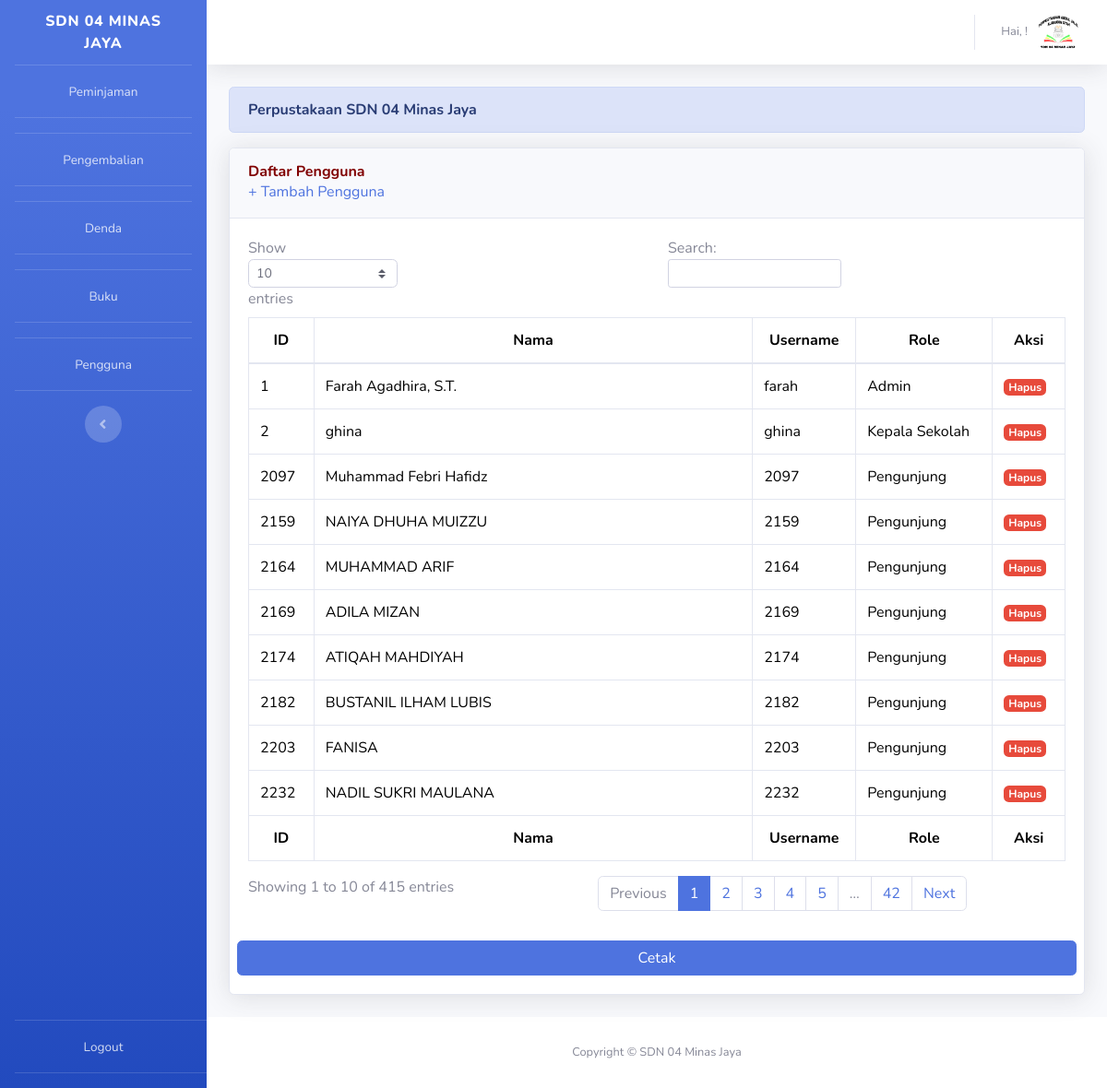
Screenshot of /index.php/admin/pengguna with the database file from the repository.
### tables this page shows
CREATE TABLE `pengguna` (
  `id_pengguna` int(11) NOT NULL,
  `nama` varchar(255) NOT NULL,
  `username` varchar(50) NOT NULL,
  `password` varchar(50) NOT NULL,
  `tipe_user` int(1) NOT NULL,
  `id_kelas` varchar(5) NOT NULL
);

### application/controllers/Admin.php (called while the page is built, shortened)
<?php
class Admin extends CI_Controller
{
	public function pengguna()
	{
		$pengguna = $this->db->query("SELECT * FROM pengguna")->result();
		$daftar_pengguna = json_decode(json_encode($pengguna), True);
		$data['pengguna'] = $daftar_pengguna;
		$this->load->view('template/header');
		$this->load->view('admin/tabel_pengguna', $data);
		$this->load->view('template/footer');
	}
}

### index.php (called while the page is built, shortened)
<?php
require_once BASEPATH.'core/CodeIgniter.php';

### application/views/admin/tabel_pengguna.php (the view)
  <div class="container-fluid">
<div class="alert alert-primary" role="alert" small-text>
<strong>Perpustakaan SDN 04 Minas Jaya</strong>
</div>
<div class="card shadow mb-4">
  <div class="card-header py-3">
	<h6 style="color: maroon;" class="m-0 font-weight-bold">Daftar Pengguna</h6><a href="<?= base_url('admin/tambahpengguna'); ?>">+ Tambah Pengguna</a>
  </div>
  <div class="card-body">
	<div class="table-responsive">
	  <table class="table table-bordered" style="color: black;" id="dataTable" width="100%" cellspacing="0">
	  	<thead>
		  <tr>
			<th class="text-center">ID</th>
			<th class="text-center">Nama</th>
			<th class="text-center">Username</th>
			<th class="text-center">Role</th>
			<th class="text-center">Aksi</th>
		  </tr>
		</thead>
		<tfoot>
		<tr>
			<th class="text-center">ID</th>
			<th class="text-center">Nama</th>
			<th class="text-center">Username</th>
			<th class="text-center">Role</th>
			<th class="text-center">Aksi</th>
		  </tr>
		</tfoot>
		<tbody>
			<?php foreach($pengguna as $row) : ?>
			<tr>
				<td><?= $row['id_pengguna'] ?></td>
				<td><?= $row['nama'] ?></td>
				<td><?= $row['username'] ?></td>
				<td>
					<?php if($row['tipe_user'] == 1) : ?>
						Admin
						<?php endif; ?>
					<?php if($row['tipe_user'] == 2) : ?>
						Pengunjung
						<?php endif; ?>
					<?php if($row['tipe_user'] == 3) : ?>
						Kepala Sekolah
						<?php endif; ?>
				</td>
				<td><a href="<?= base_url('admin/hapuspengguna'); ?>?id=<?= $row['id_pengguna']; ?>" class="badge badge-danger" onclick="return confirm('Sudah Oke ingin menghapus pengguna ini?')">Hapus</a></td>
			</tr>
			<?php endforeach; ?>
		</tbody>
	  </table>
	</div>
	<div class="row">
		<a href="<?= base_url('admin/cetakdaftarpengguna'); ?>" class="mt-3 col-lg-12 text-center btn btn-primary">Cetak</a>
	</div>
  </div>
</div>
</div>

### rows the page displays
pengguna: id_pengguna "1", nama "Farah Agadhira, S.T.", username "farah", tipe_user "Admin"
pengguna: id_pengguna "2", nama "ghina", username "ghina", tipe_user "Kepala Sekolah"
pengguna: id_pengguna "2097", nama "Muhammad Febri Hafidz", username "2097", tipe_user "Pengunjung"
pengguna: id_pengguna "2159", nama "NAIYA DHUHA MUIZZU", username "2159", tipe_user "Pengunjung"
pengguna: id_pengguna "2164", nama "MUHAMMAD ARIF", username "2164", tipe_user "Pengunjung"
pengguna: id_pengguna "2169", nama "ADILA MIZAN", username "2169", tipe_user "Pengunjung"
pengguna: id_pengguna "2174", nama "ATIQAH MAHDIYAH", username "2174", tipe_user "Pengunjung"
pengguna: id_pengguna "2182", nama "BUSTANIL ILHAM LUBIS", username "2182", tipe_user "Pengunjung"
pengguna: id_pengguna "2203", nama "FANISA", username "2203", tipe_user "Pengunjung"
pengguna: id_pengguna "2232", nama "NADIL SUKRI MAULANA", username "2232", tipe_user "Pengunjung"
